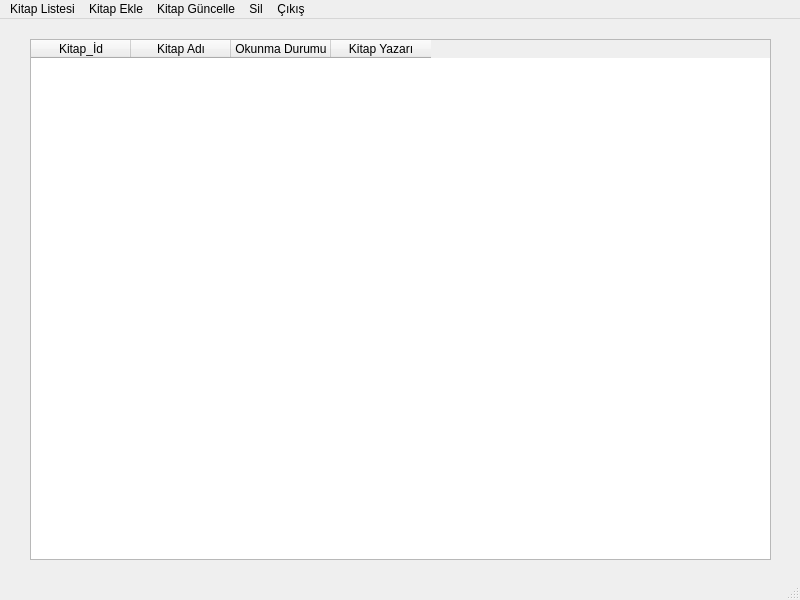
<?xml version="1.0" encoding="UTF-8"?>
<ui version="4.0">
 <class>AnaEkran</class>
 <widget class="QMainWindow" name="AnaEkran">
  <property name="geometry">
   <rect>
    <x>0</x>
    <y>0</y>
    <width>800</width>
    <height>600</height>
   </rect>
  </property>
  <property name="windowTitle">
   <string>MainWindow</string>
  </property>
  <widget class="QWidget" name="AnaForm">
   <widget class="QTableWidget" name="tableWidget">
    <property name="geometry">
     <rect>
      <x>30</x>
      <y>20</y>
      <width>741</width>
      <height>521</height>
     </rect>
    </property>
    <column>
     <property name="text">
      <string>Kitap_İd</string>
     </property>
    </column>
    <column>
     <property name="text">
      <string>Kitap Adı</string>
     </property>
    </column>
    <column>
     <property name="text">
      <string>Okunma Durumu</string>
     </property>
    </column>
    <column>
     <property name="text">
      <string>Kitap Yazarı</string>
     </property>
    </column>
   </widget>
  </widget>
  <widget class="QMenuBar" name="menubar">
   <property name="geometry">
    <rect>
     <x>0</x>
     <y>0</y>
     <width>800</width>
     <height>22</height>
    </rect>
   </property>
   <widget class="QMenu" name="menuKitap_Listesi">
    <property name="title">
     <string>Kitap Listesi</string>
    </property>
    <addaction name="actionKitap_Listeleme"/>
   </widget>
   <widget class="QMenu" name="menuKitap_Ekle">
    <property name="title">
     <string>Kitap Ekle</string>
    </property>
    <addaction name="actionKitapEkleme"/>
   </widget>
   <widget class="QMenu" name="menuKitap_Guncelle">
    <property name="font">
     <font>
      <pointsize>5</pointsize>
     </font>
    </property>
    <property name="title">
     <string>Kitap Güncelle</string>
    </property>
    <addaction name="actionKitap_Guncelleme"/>
   </widget>
   <widget class="QMenu" name="menuSil">
    <property name="title">
     <string>Sil</string>
    </property>
    <addaction name="actionKitap_Silme"/>
   </widget>
   <widget class="QMenu" name="menu_Cikis">
    <property name="title">
     <string>Çıkış</string>
    </property>
   </widget>
   <addaction name="menuKitap_Listesi"/>
   <addaction name="menuKitap_Ekle"/>
   <addaction name="menuKitap_Guncelle"/>
   <addaction name="menuSil"/>
   <addaction name="menu_Cikis"/>
  </widget>
  <widget class="QStatusBar" name="statusbar"/>
  <action name="actionKitapEkle">
   <property name="text">
    <string>KitapEkle</string>
   </property>
  </action>
  <action name="actionKitapEkleme">
   <property name="text">
    <string>KitapEkleme</string>
   </property>
  </action>
  <action name="action_cikis">
   <property name="text">
    <string>Çıkış</string>
   </property>
  </action>
  <action name="actionKitap_Guncelleme">
   <property name="text">
    <string>Kitap Guncelleme</string>
   </property>
  </action>
  <action name="actionKitap_Silme">
   <property name="text">
    <string>Kitap Silme</string>
   </property>
  </action>
  <action name="actionKitap_Listeleme">
   <property name="text">
    <string>Kitap Listeleme</string>
   </property>
  </action>
 </widget>
 <resources/>
 <connections>
  <connection>
   <sender>action_cikis</sender>
   <signal>triggered(bool)</signal>
   <receiver>AnaEkran</receiver>
   <slot>close()</slot>
   <hints>
    <hint type="sourcelabel">
     <x>-1</x>
     <y>-1</y>
    </hint>
    <hint type="destinationlabel">
     <x>399</x>
     <y>299</y>
    </hint>
   </hints>
  </connection>
 </connections>
</ui>
